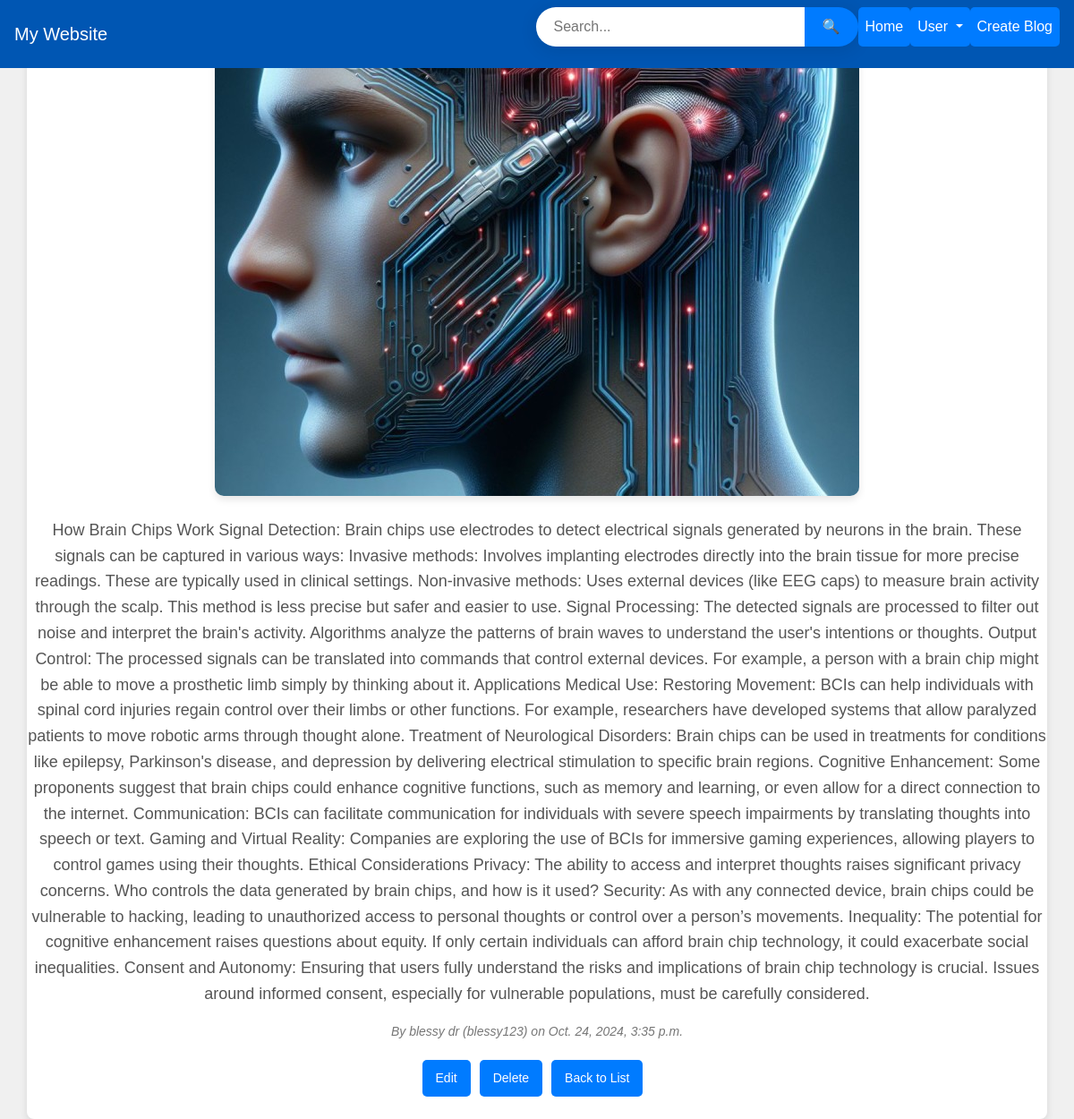
Screenshot of /15/ with the database file from the repository.
### myaccounts/models.py (models this page shows, shortened)
class Post(models.Model):
    title = models.CharField(max_length=200)
    author = models.ForeignKey(UserRegistration, on_delete=models.CASCADE,related_name='posts')  # ForeignKey to UserRegistration
    content = models.TextField()
    date_posted = models.DateTimeField(auto_now_add=True)
    image=models.ImageField(upload_to="picture/", default='default.jpg')

class UserRegistration(models.Model):
    first_name = models.CharField(max_length=30)
    last_name = models.CharField(max_length=30)
    username = models.CharField(max_length=30, unique=True)
    email = models.EmailField(unique=True)
    password = models.CharField(max_length=128)
    def __str__(self):
        return f"{self.first_name} {self.last_name} ({self.username})"

### myaccounts/views.py (the view)
# urls.py: path('<int:pk>/', views.blog_detail, name='blog_detail'),
def blog_detail(request, pk):
    blog = get_object_or_404(Post, pk=pk)
    return render(request, 'blog/blog_detail.html', {'blog': blog})

### myaccounts/templates/blog/blog_detail.html (shortened to what this page needs)
{% extends "index.html" %}
{% block content %}
<!DOCTYPE html>
<html lang="en">
<head>
    <link rel="stylesheet" href="https://stackpath.bootstrapcdn.com/bootstrap/4.5.2/css/bootstrap.min.css">
</head>
<body>
    <div  class="container mt-5">
        <div class="row justify-content: center">
            <div style=margin-top:160px; class="col-ml-8 text-center">
                {% if blog.image %}
                    <img src="{{ blog.image.url }}" alt="{{ blog.title }}" class="img-fluid mb-4">
                {% endif %}
                <p>{{ blog.content }}</p>
                <p><em>By {{ blog.author }} on {{ blog.date_posted }}</em></p>
            </div>
        </div>
        <div class="actions">
            <a href="{% url 'blog_edit' blog.pk %}">Edit</a>
            <a href="{% url 'blog_delete' blog.pk %}">Delete</a>
            <a href="{% url 'blog_list' %}">Back to List</a>
        </div>
    </div>
</body>
</html>
{% endblock content %}

### myaccounts/static/css/style.css (style rules this page uses)
body { font-family: 'Arial', sans-serif; background-color: #f0f0f0; margin: 0; padding: 0; color: #333; }
.container { padding: 20px; background-color: white; margin-top: 20px; border-radius: 8px; box-shadow: 0 4px 8px rgba(0, 0, 0, 0.1); }
p { font-size: 18px; line-height: 1.6; color: #555; }
img { max-width: 100%; height: auto; margin-top: 20px; border-radius: 10px; box-shadow: 0 4px 8px rgba(0, 0, 0, 0.1); }

### myaccounts/templates/navbar.html (style rules this page uses)
body { display: flex; justify-content: center; align-items: center; height: 100vh; background-color: #f0f0f0; }

### myaccounts/templates/blog/blog_detail.html (style rules this page uses)
body { font-family: 'Arial', sans-serif; background-color: #f0f0f0; margin: 0; }
p { font-size: 18px; line-height: 1.6; color: #555; text-align: center; }
em { color: #777; font-size: 14px; display: block; text-align: center; }
img { max-width: 100%; height: auto; display: block; margin: 0 auto; }
.actions { margin-left:350px; display: flex; flex-direction: row; justify-content: center; align-items: center; width:400px; font-size: 14px; }
.actions a { margin: 5px; padding: 10px 15px; background-color: #007bff; color: white; text-decoration: none; border-radius: 5px; }

### rows the page displays
Post: image (picture), content "How Brain Chips Work Signal Detection: Brain chips use electrodes to detect electrical signals generated by neurons in the brain. These signals can be captured in various ways: Invasive methods: Involves implanting electrodes directly into the brain tissue for more precise readings. These are typically used in clinical settings. Non-invasive methods: Uses external devices (like EEG caps) to measure brain activity through the scalp. This method is less precise but safer and easier to use. Signal Processing: The detected signals are processed to filter out noise and interpret the brain's activity. Algorithms analyze the patterns of brain waves to understand the user's intentions or thoughts.…", author "blessy dr (blessy123)", date_posted "Oct. 24, 2024, 3:35 p.m."
